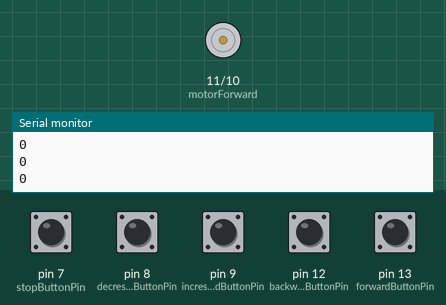
The sketch below on a simulated Arduino Uno, built with avr-gcc and run on an emulated ATmega328P. Parts: motor-driver pin pairs drawn as motors (green arrow = first pin HIGH = forward, orange = second pin HIGH = backward, longer = more drive), the last lines printed to the serial monitor. The inputs (shaded band) are chosen by the test bench; at power-on: pin 7 (stopButtonPin), pin 8 (decreseSpeeddButtonPin), pin 9 (increseSpeeddButtonPin), pin 12 (backwardButtonPin), pin 13 (forwardButtonPin) HIGH.

Above: at 1.2 s.
1.3 s: pin 12 (backwardButtonPin) pulled LOW for 0.15 s
At 2.2 s:
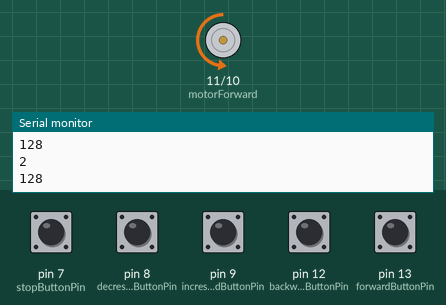
2.9 s: pin 9 (increseSpeeddButtonPin) pulled LOW for 1 s
At 3.05 s:
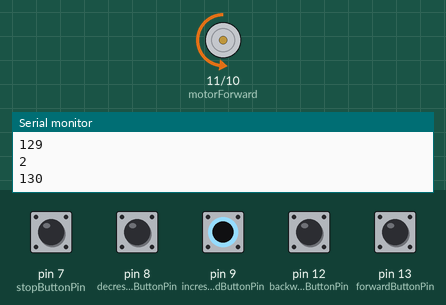
5.9 s: pin 13 (forwardButtonPin) pulled LOW for 0.15 s
At 6.2 s:
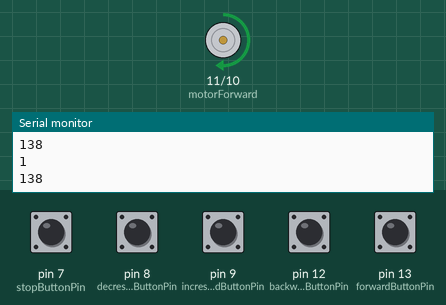
7.5 s: pin 8 (decreseSpeeddButtonPin) pulled LOW for 1 s
At 7.67 s:
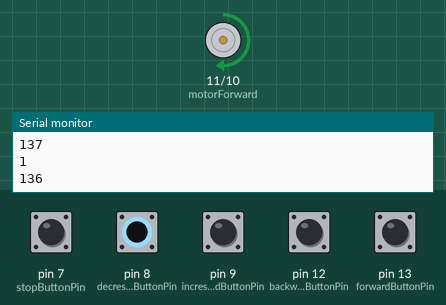
10.5 s: pin 7 (stopButtonPin) pulled LOW for 0.15 s
At 11.4 s:
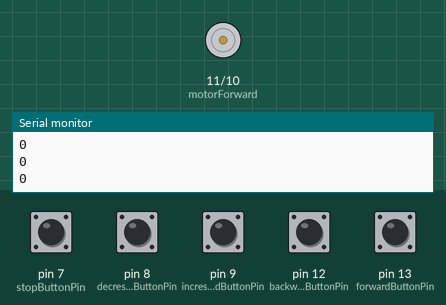
12.1 s: pin 12 (backwardButtonPin) pulled LOW for 1 s
At 12.8 s:
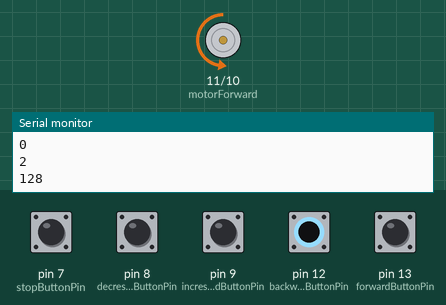
Timing chart, 0 to 15.1 s (numbered marks = the images above; inputs shaded):
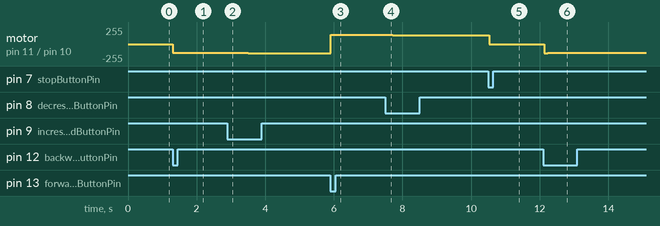

The sketch:

29_dcmotor_switchbutton.ino
```cpp
const int forwardButtonPin = 13; // for motor controller
const int backwardButtonPin = 12; // for motor controller
const int motorForward = 11;  //attach to one of the pin of the motor
const int motorBackward = 10;  //attach to another pin of the the motor
const int increseSpeeddButtonPin = 9; // for motor speed increment
const int decreseSpeeddButtonPin = 8; // for motor speed decrement
const int stopButtonPin = 7; // for motor stop

int dcMotorSpeed = 128;
int buttonValue = 0;
int state = 0;            //Record the motor state. 0:STOP  1:forward  2:reverse
const int minMoterSpeed = 128;
const int maxMoterSpeed = 255;

void setup() {
  Serial.begin(9600);
  pinMode(motorForward, OUTPUT);    //initialize the motorIn1 pin as output
  pinMode(motorBackward, OUTPUT);  //initialize the motorIn2 pin as output

  pinMode(forwardButtonPin, INPUT_PULLUP);
  pinMode(backwardButtonPin, INPUT_PULLUP);
  pinMode(increseSpeeddButtonPin, INPUT_PULLUP);
  pinMode(decreseSpeeddButtonPin, INPUT_PULLUP);
  pinMode(stopButtonPin, INPUT_PULLUP);
}

void loop() {

  delay(100);
  state = calculateDirection();
  dcMotorSpeed = calculateSpeed();

  switch (state) {
    case 0:  stopMoter(0);                  //motor stop
      break;
    case 1:  forwardMoter(dcMotorSpeed);   //rotate forward
      break;
    case 2:  backwardMoter(dcMotorSpeed);  //rotate backward
      break;
    default: stopMoter(0);                  //motor stop
      break;
  }

}


int calculateDirection() {

  buttonValue = digitalRead(forwardButtonPin);
  if (buttonValue == LOW) {
    stopMoter(0);
    state = 1;
    buttonValue = HIGH;
  }

  buttonValue = digitalRead(backwardButtonPin);
  if (buttonValue == LOW) {
    stopMoter(0);
    state = 2;
    buttonValue = HIGH;
  }

  buttonValue = digitalRead(stopButtonPin);
  if (buttonValue == LOW) {
    stopMoter(0);
    state = 0;
    dcMotorSpeed = minMoterSpeed;
    buttonValue = HIGH;
  }
  return state;
}


int calculateSpeed() {

  buttonValue = digitalRead(increseSpeeddButtonPin);
  if (buttonValue == LOW) {
    if (dcMotorSpeed < maxMoterSpeed) {
      dcMotorSpeed ++;
    }
    buttonValue = HIGH;
  }

  buttonValue = digitalRead(decreseSpeeddButtonPin);
  if (buttonValue == LOW) {
    if (dcMotorSpeed > minMoterSpeed) {
      dcMotorSpeed --;
    }
    buttonValue = HIGH;
  }
  return dcMotorSpeed;
}


//The function to drive motor rotate clockwise
void stopMoter(int dcMotorSpeed) {
  state = 0 ;
  Serial.println(state);
  Serial.println(dcMotorSpeed);
  analogWrite(motorBackward, dcMotorSpeed); //set the speed of motor
  analogWrite(motorForward, dcMotorSpeed); //set the speed of motor
}

//The function to drive motor rotate forward
void forwardMoter(int dcMotorSpeed) {
  Serial.println(state);
  Serial.println(dcMotorSpeed);
  analogWrite(motorBackward, 0);
  analogWrite(motorForward, dcMotorSpeed);
}

//The function to drive motor rotate backward
void backwardMoter(int dcMotorSpeed) {
  Serial.println(state);
  Serial.println(dcMotorSpeed);
  analogWrite(motorForward, 0);
  analogWrite(motorBackward, dcMotorSpeed);
}
```

Measured:
- after the input at 1.3 s, motor on pin 11 (motorForward) / pin 10 (motorBackward): stopped → backward 128/255 at once
- after the input at 2.9 s, motor on pin 11 (motorForward) / pin 10 (motorBackward): moves from backward 128/255 to backward 138/255 over 0.90 s, starting at once
- after the input at 5.9 s, motor on pin 11 (motorForward) / pin 10 (motorBackward): backward 138/255 → forward 138/255 at once
- after the input at 7.5 s, motor on pin 11 (motorForward) / pin 10 (motorBackward): moves from forward 138/255 to forward 128/255 over 0.90 s, starting at once
- after the input at 10.5 s, motor on pin 11 (motorForward) / pin 10 (motorBackward): forward 128/255 → stopped at once
- after the input at 12.1 s, motor on pin 11 (motorForward) / pin 10 (motorBackward): stopped → backward 138/255 at once, → backward 128/255 0.10 s later
